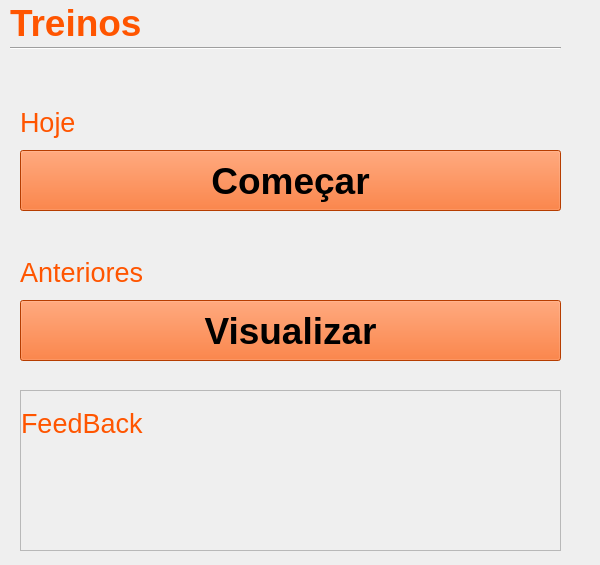
<?xml version="1.0" encoding="UTF-8"?>
<ui version="4.0">
 <class>MainWindow</class>
 <widget class="QMainWindow" name="MainWindow">
  <property name="geometry">
   <rect>
    <x>0</x>
    <y>0</y>
    <width>600</width>
    <height>565</height>
   </rect>
  </property>
  <property name="maximumSize">
   <size>
    <width>600</width>
    <height>565</height>
   </size>
  </property>
  <property name="windowTitle">
   <string>MainWindow</string>
  </property>
  <property name="windowIcon">
   <iconset>
    <normaloff>Logo.png</normaloff>Logo.png</iconset>
  </property>
  <property name="windowOpacity">
   <double>-9.000000000000000</double>
  </property>
  <widget class="QWidget" name="centralwidget">
   <widget class="QLabel" name="label">
    <property name="geometry">
     <rect>
      <x>0</x>
      <y>0</y>
      <width>605</width>
      <height>565</height>
     </rect>
    </property>
    <property name="maximumSize">
     <size>
      <width>605</width>
      <height>565</height>
     </size>
    </property>
    <property name="focusPolicy">
     <enum>Qt::NoFocus</enum>
    </property>
    <property name="styleSheet">
     <string notr="true">color: qlineargradient(spread:pad, x1:0, y1:0, x2:1, y2:0, stop:0 rgba(255, 178, 102, 255), stop:0.55 rgba(235, 148, 61, 255), stop:0.98 rgba(0, 0, 0, 255), stop:1 rgba(0, 0, 0, 0));</string>
    </property>
    <property name="text">
     <string/>
    </property>
    <property name="scaledContents">
     <bool>true</bool>
    </property>
   </widget>
   <widget class="QLabel" name="label_2">
    <property name="geometry">
     <rect>
      <x>10</x>
      <y>0</y>
      <width>138</width>
      <height>45</height>
     </rect>
    </property>
    <property name="font">
     <font>
      <pointsize>28</pointsize>
      <weight>75</weight>
      <bold>true</bold>
     </font>
    </property>
    <property name="styleSheet">
     <string notr="true">border-color: rgb(0, 0, 0);
color: rgb(255, 85, 0);</string>
    </property>
    <property name="text">
     <string>Treinos</string>
    </property>
   </widget>
   <widget class="Line" name="line">
    <property name="geometry">
     <rect>
      <x>10</x>
      <y>40</y>
      <width>551</width>
      <height>16</height>
     </rect>
    </property>
    <property name="styleSheet">
     <string notr="true">color: rgb(0, 0, 0);</string>
    </property>
    <property name="orientation">
     <enum>Qt::Horizontal</enum>
    </property>
   </widget>
   <widget class="QLabel" name="label_3">
    <property name="geometry">
     <rect>
      <x>20</x>
      <y>100</y>
      <width>138</width>
      <height>45</height>
     </rect>
    </property>
    <property name="font">
     <font>
      <pointsize>20</pointsize>
      <weight>50</weight>
      <bold>false</bold>
     </font>
    </property>
    <property name="styleSheet">
     <string notr="true">border-color: rgb(0, 0, 0);
color: rgb(255, 85, 0);</string>
    </property>
    <property name="text">
     <string>Hoje</string>
    </property>
   </widget>
   <widget class="QPushButton" name="pushButton">
    <property name="geometry">
     <rect>
      <x>20</x>
      <y>150</y>
      <width>541</width>
      <height>61</height>
     </rect>
    </property>
    <property name="font">
     <font>
      <pointsize>28</pointsize>
      <weight>75</weight>
      <bold>true</bold>
     </font>
    </property>
    <property name="styleSheet">
     <string notr="true">background-color: rgb(255, 85, 0);</string>
    </property>
    <property name="text">
     <string>Começar</string>
    </property>
   </widget>
   <widget class="QLabel" name="label_4">
    <property name="geometry">
     <rect>
      <x>20</x>
      <y>250</y>
      <width>138</width>
      <height>45</height>
     </rect>
    </property>
    <property name="font">
     <font>
      <pointsize>20</pointsize>
      <weight>50</weight>
      <bold>false</bold>
     </font>
    </property>
    <property name="styleSheet">
     <string notr="true">border-color: rgb(0, 0, 0);
color: rgb(255, 85, 0);</string>
    </property>
    <property name="text">
     <string>Anteriores</string>
    </property>
   </widget>
   <widget class="QPushButton" name="pushButton_2">
    <property name="geometry">
     <rect>
      <x>20</x>
      <y>300</y>
      <width>541</width>
      <height>61</height>
     </rect>
    </property>
    <property name="font">
     <font>
      <pointsize>28</pointsize>
      <weight>75</weight>
      <bold>true</bold>
     </font>
    </property>
    <property name="styleSheet">
     <string notr="true">background-color: rgb(255, 85, 0);</string>
    </property>
    <property name="text">
     <string>Visualizar</string>
    </property>
   </widget>
   <widget class="QScrollArea" name="scrollArea">
    <property name="geometry">
     <rect>
      <x>20</x>
      <y>390</y>
      <width>541</width>
      <height>161</height>
     </rect>
    </property>
    <property name="styleSheet">
     <string notr="true">border-color: rgb(255, 255, 255);</string>
    </property>
    <property name="widgetResizable">
     <bool>true</bool>
    </property>
    <widget class="QWidget" name="scrollAreaWidgetContents">
     <property name="geometry">
      <rect>
       <x>0</x>
       <y>0</y>
       <width>539</width>
       <height>159</height>
      </rect>
     </property>
     <widget class="QLabel" name="label_5">
      <property name="geometry">
       <rect>
        <x>0</x>
        <y>10</y>
        <width>138</width>
        <height>45</height>
       </rect>
      </property>
      <property name="font">
       <font>
        <pointsize>20</pointsize>
        <weight>50</weight>
        <bold>false</bold>
       </font>
      </property>
      <property name="styleSheet">
       <string notr="true">border-color: rgb(0, 0, 0);
color: rgb(255, 85, 0);</string>
      </property>
      <property name="text">
       <string>FeedBack</string>
      </property>
     </widget>
    </widget>
   </widget>
  </widget>
 </widget>
 <resources/>
 <connections/>
</ui>
